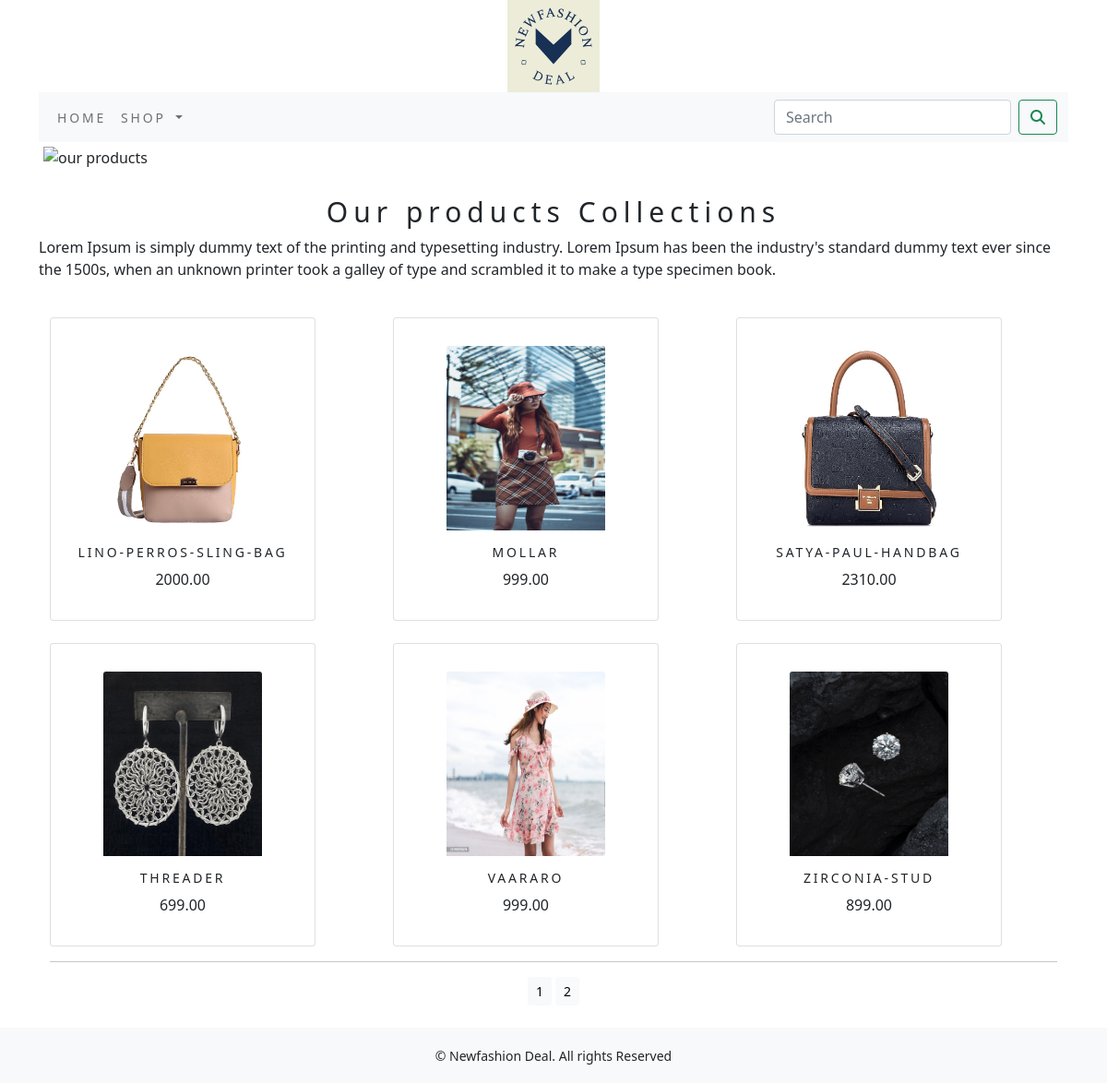
Screenshot of /?page=2 with the database file from the repository.
### ecommerceapp/models.py (models this page shows, shortened)
class Product(models.Model):
    name=models.CharField(max_length=250,unique=True)
    slug=models.SlugField(max_length=250,unique=True)
    description=models.TextField(blank=True)
    price=models.DecimalField(max_digits=10,decimal_places=2)
    category=models.ForeignKey(Category,on_delete=models.CASCADE)
    image = models.ImageField(upload_to='Product', blank=True)
    stock=models.IntegerField()
    avilable=models.BooleanField(default=True)
    created=models.DateTimeField(auto_now_add=True)
    updated=models.DateTimeField(auto_now=True)
    def get_url(self):
        return reverse('ecommerceapp:prodCatdetail',args=[self.category.slug, self.slug])
    class Meta:
         ordering=('name',)
         verbose_name='Product'
         verbose_name_plural='Products'

### ecommerceapp/views.py (the view)
# urls.py: path('',views.allProductCat, name='allProductCat'),
def allProductCat(request,c_slug=None):
    c_page=None
    Products_list=None
    if c_slug!=None:
        c_page=get_object_or_404(Category,slug=c_slug)
        Products_list=Product.objects.all().filter(category=c_page,avilable=True)
    else:
        Products_list=Product.objects.all().filter(avilable=True)
    paginator= Paginator(Products_list,6)
    try:
        page = int(request.GET.get('page','1'))
    except:
        page=1
    try:
        Products=paginator.page(page)
    except (EmptyPage,InvalidPage):
        Products=paginator.page(Paginator.num_pages)
    return render(request,"category.html",{'category': c_page,'products':Products})

### cart_app/context_processors.py (called while the page is built)
def counter(request):
    item_count=0
    if 'admin' in request.path:
        return {}
    else:
        try:
            cart=Cart.objects.filter(cart_id=_cart_id(request))
            cart_items=CartItem.objects.all().filter(cart=cart[:1])
            for car_item in cart_items:
                item_count += car_item.quantity
        except Cart.DoesNotExist:
            item_count = 0
    return dict(item_count=item_count)

### cart_app/views.py (called while the page is built)
def _cart_id(request):
    cart_app=request.session.session_key
    if not cart_app:
        cart=request.session.create()
    return cart_app

### ecommerceapp/context_processors.py (called while the page is built)
def menu_links(request):
    links = Category.objects.all()
    return dict(links=links)

### ecommerceapp/models.py (called while the page is built)
    def get_url(self):
        return reverse('ecommerceapp:product_by_category', args=[self.slug])

### template/category.html (shortened to what this page needs)
{% extends 'base.html' %}
{% load static %}
{% block content %}
  <div class="mx_auto">
    {% if category %}
      <div>
        <div class="row my_row_class">
          <div class="mx-auto">
            <p><a href="{% url 'ecommerceapp:allProductCat' %}">Our product Collections</a> {{category.name}}</p>
          </div>
        </div>
      </div>
      <img class="my_image" src="{{category.image.url}}" alt="{{category.name}}">
      <br>
      <div>
        <h1 class="text-center my_title">{{category.name}}</h1>
        <p class="text-justify">{{category.description}}</p>
      </div>
    {% else %}
      <div>
        <img class="my_image my_image_padding" src="{% static 'img/banner.png' %}" alt="our products" width="1500px;">
      </div>
      <br>
      <div>
        <h1 class="text-center my_title">Our products Collections</h1>
        <p class="text-justify">Lorem Ipsum is simply dummy text of the printing and typesetting industry. Lorem Ipsum has been the industry's standard dummy text ever since the 1500s, when an unknown printer took a galley of type and scrambled it to make a type specimen book.</p>
      </div>
    {% endif %}
    <div class="container">
      <div class="row mx_auto">
        {% for Product in products.object_list %}
          <div class="my_bottom_margin col-9 col-sm-12 col-md-4 col-lg-4"><br>
            <div class="card text-center" style="min-width:18rem;">
              <a href="{{Product.get_url}}"><img class="card-img-top my_image" src="{{Product.image.url}}" alt="{{Product.name}}"></a>
              <div class="card-body">
                <h4>{{Product.name}}</h4>
                <p>{{Product.price}}</p>
              </div>
            </div>
          </div>
        {% endfor %}
      </div>
      <div class="mx-auto">
        {% if products.paginator.num_pages > 1 %}
          <hr>
          <div class="text-center">
            {% for pg in products.paginator.page_range %}
              <a href="?page={{pg}}" class="btn btn-light btn-sm {% if products.number == pg %}active{% endif %}">{{pg}}</a>
            {% endfor %}
          </div>
        {% endif %}
      </div>
      <br>
    </div>
  </div>
{% endblock %}

### static/css/custom.css (style rules this page uses)
.my_image { width:100%; height:auto; }
.my_title { font-size:30px; text_transform:uppercase; letter-spacing:.2em; }
.my_image_padding { padding:5px; }
.my_bottom_margin { margin_bottom:5px; }
.card-body h4 { font-size:14px; text_transform:uppercase; letter-spacing:.2em; }
.card { width: 200px; }
.card img { width: 60%; height: 200px; margin-top:30px; }

### rows the page displays
Product: image (picture), name "LINO-PERROS-SLING-BAG", price "2000.00"
Product: image (picture), name "MOLLAR", price "999.00"
Product: image (picture), name "SATYA-PAUL-HANDBAG", price "2310.00"
Product: image (picture), name "THREADER", price "699.00"
Product: image (picture), name "VAARARO", price "999.00"
Product: image (picture), name "ZIRCONIA-STUD", price "899.00"

### other values shown
{{ pg }} "1" "2"
